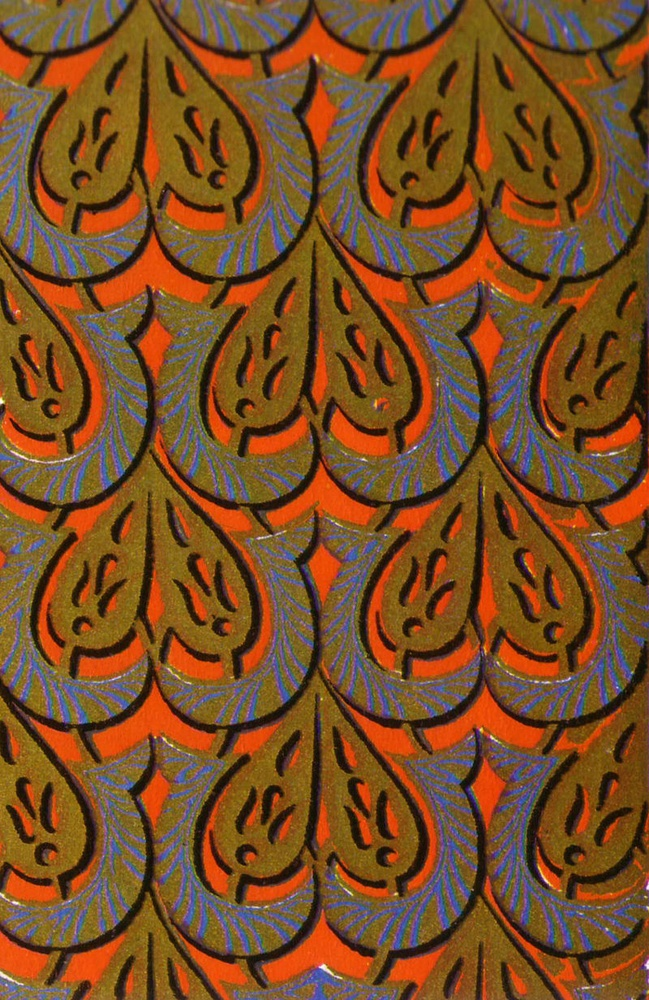
#> input picture assets/cm.jpg, 649 x 1000 px, shrunk from 800 x 1232 before the run
$ python main.py ../assets/cm.jpg
#> lines starting #> are read from the running program, lines starting #| are printed output that depends on the picture
### src/reader.py
import cv2
import imagehash
from PIL import Image
import numpy as np

def LoadImage(image_path:str):
#> called with image_path = '../assets/cm.jpg'
    img = cv2.imread(image_path,cv2.IMREAD_COLOR)
#> img is the input picture: shape (1000, 649, 3); mean B, G, R 36.8, 76.7, 120.9
    assert img is not None
    return img

# [5 lines left out: function FindContourns, not called in this run]

def has_nth_order(image, i):
#> called with i = 6
    pil_image = Image.fromarray(image)
    rotated_image = pil_image.rotate(360/i)
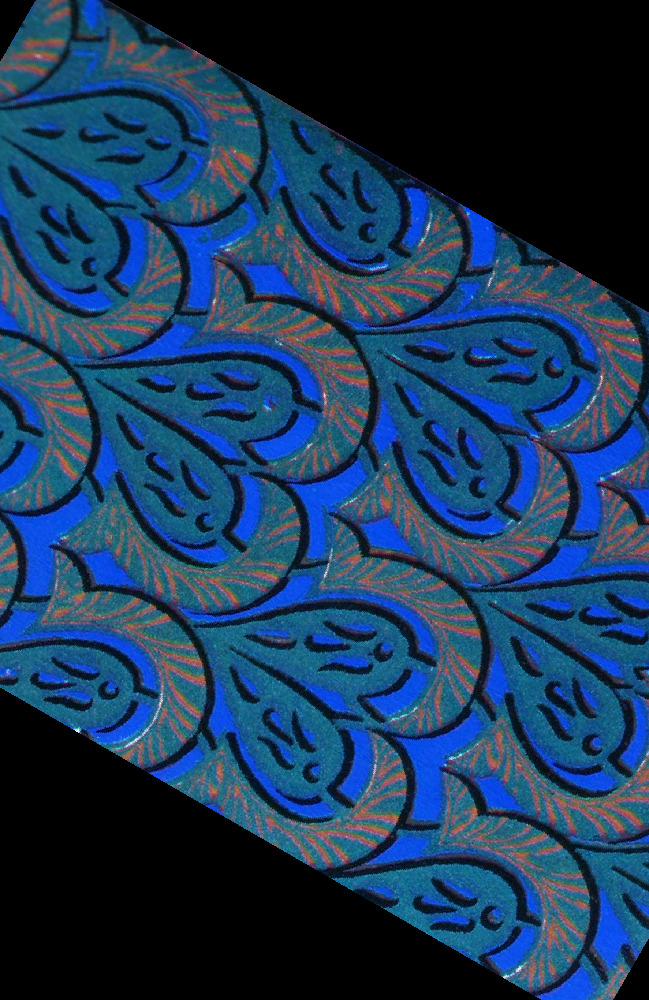
#> rotated_image: PIL image 649x1000 RGB; mean R, G, B 26, 56.1, 89.1
    hash_original = imagehash.average_hash(pil_image)
    hash_rotated = imagehash.average_hash(rotated_image)
    similarity = 1 - (hash_original - hash_rotated) / len(hash_original.hash) ** 2
    return similarity > 0.64

# [51 lines left out: functions has_axis_reflection, has_reflection, has_glidereflection, not called in this run]

def has_axisglide(image):
    pass

### src/logger.py
from console import *

def log_function(fn,parameters=None):
    printf(f"RUNNING ")
    printf(f"{fn.__name__} ",FOREGROUND.yellow)
    printf("AT ")
    printf(f"{fn.__module__} ",FOREGROUND.blue)
    printf("|")
    try:
        if parameters is not None:
            out = fn(*parameters)
        else:
            out = fn()
        printf(f"TASK COMPLETED\n",FOREGROUND.white,BACKGROUND.green)
    except:
        out = -1
        printf(f"TASK FAILED\n",FOREGROUND.yellow,BACKGROUND.red)
    return out

### src/console.py
import os

class FOREGROUND:
    black = 30
    red   = 31
    green = 32
    yellow = 33
    blue  = 34
    white = 37
    purple = 35
    cyan = 36

class BACKGROUND:
    black = 40
    red = 41
    green = 42
    yellow = 43
    blue = 44
    purple = 45
    white = 47

def EnableAnsi():
    os.system("")

def printf(msg:str,fgcolor=FOREGROUND.white,bgcolor=BACKGROUND.black) -> None:
    out = f"\033[{fgcolor};{bgcolor}m{msg}"
    print(out+"\033[0m",end="")

### src/main.py
import sys
from reader import *
from logger import log_function
from console import *

import warnings
warnings.filterwarnings("ignore")

def check(fn,parameters,msg):
    st = fn(*parameters)
    printf("|",FOREGROUND.cyan)
    if st:
       printf(msg,FOREGROUND.black,BACKGROUND.green)
    else:
        printf(msg,FOREGROUND.black,BACKGROUND.red)
    printf("|",FOREGROUND.cyan)
    return st

def main(image_path:str) -> None:
    img = log_function(LoadImage,[image_path])
    print("\n")
    if check(has_nth_order,[img,6],"HAS SIXTH ORDER ROTATION"):
        if check(has_reflection,[img],"HAS REFLECTION"):
            printf("WALLPAPER BELONGS TO P6M",FOREGROUND.cyan,BACKGROUND.purple)

        else:
            printf("WALLPAPER BELONGS TO P6",FOREGROUND.cyan,BACKGROUND.purple)
        return

    print("\n")
    if check(has_nth_order,[img,4],"HAS FOURTH ORDER ROTATION "):
        if check(has_reflection,[img],"HAS REFLECTION"):
            pass
        else:
            printf("WALLPAPER BELONGS TO P4",FOREGROUND.cyan,BACKGROUND.purple)
        return
    print("\n")
    if check(has_nth_order,[img,3],"HAS THIRD ORDER ROTATION "):
        if check(has_reflection,[img],"HAS REFLECTION"):
            pass
        else:
            printf("WALLPAPER BELONGS TO P3",FOREGROUND.cyan,BACKGROUND.purple)
        return
    print("\n")
    if check(has_nth_order,[img,2],"HAS SECOND ORDER ROTATION "):
        if check(has_reflection,[img],"HAS REFLECTION"):
            pass
        else:
            if check(has_glidereflection,[img],"HAS GLIDE REFLECTION"):
                printf("WALLPAPER BELONGS TO PGG",FOREGROUND.cyan,BACKGROUND.purple)
            else:
                printf("WALLPAPER BELONGS TO P2",FOREGROUND.cyan,BACKGROUND.purple)
        return
    print("\n")
    if check(has_axis_reflection,[img],"HAS REFLECTION "):
        if check(has_glidereflection,[img],"HAS GLIDE REFLECTION"):
            printf("WALLPAPER BELONGS TO CM",FOREGROUND.cyan,BACKGROUND.purple)
        else:
            printf("WALLPAPER BELONGS TO PM",FOREGROUND.cyan,BACKGROUND.purple)
        return
    if check(has_glidereflection,[img],"HAS GLIDE REFLECTION"):
        printf("WALLPAPER BELONGS TO PG",FOREGROUND.cyan,BACKGROUND.purple)
    else:
        printf("WALLPAPER BELONGS TO P1",FOREGROUND.cyan,BACKGROUND.purple)


if __name__ == "__main__":
    log_function(EnableAnsi)
    if(len(sys.argv)>1):
        main(sys.argv[1])
#> (the call stopped at in has_nth_order, `hash_original = imagehash.average_hash(pil_image)`: imagehash is not available in this run)
    else:
        printf("NO IMAGES PROVIDED",fgcolor=FOREGROUND.yellow,bgcolor=BACKGROUND.red)
        input()

input()

$ run again, on assets/p4.jpg
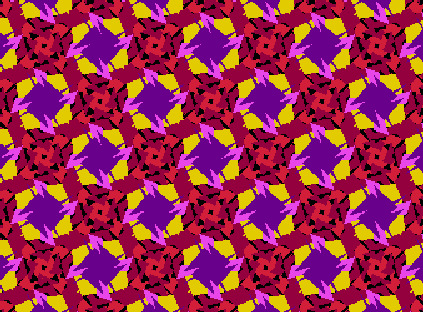
#> input picture assets/p4.jpg, 423 x 312 px
#> in LoadImage, img is the input picture: shape (312, 423, 3); mean B, G, R 74.8, 47.8, 157.3
#> in has_nth_order, `rotated_image = pil_image.rotate(360/i)`:
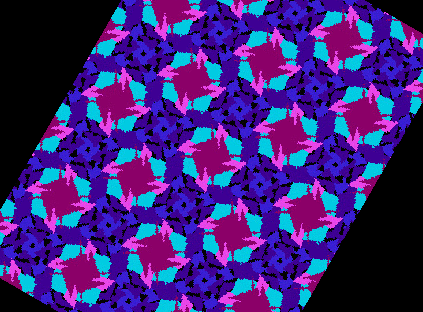
#> rotated_image: PIL image 423x312 RGB; mean R, G, B 59.8, 36.6, 123.9

$ run again, on assets/p6.jpg
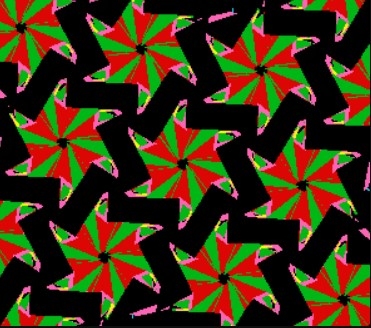
#> input picture assets/p6.jpg, 371 x 328 px
#> in LoadImage, img is the input picture: shape (328, 371, 3); mean B, G, R 19, 50.1, 65.2
#> in has_nth_order, `rotated_image = pil_image.rotate(360/i)`:
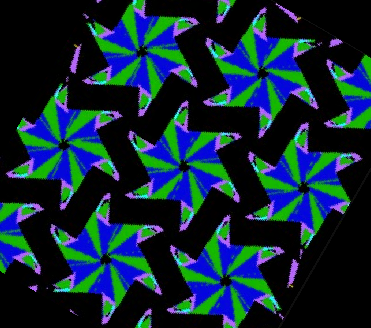
#> rotated_image: PIL image 371x328 RGB; mean R, G, B 16, 41.3, 53.9
